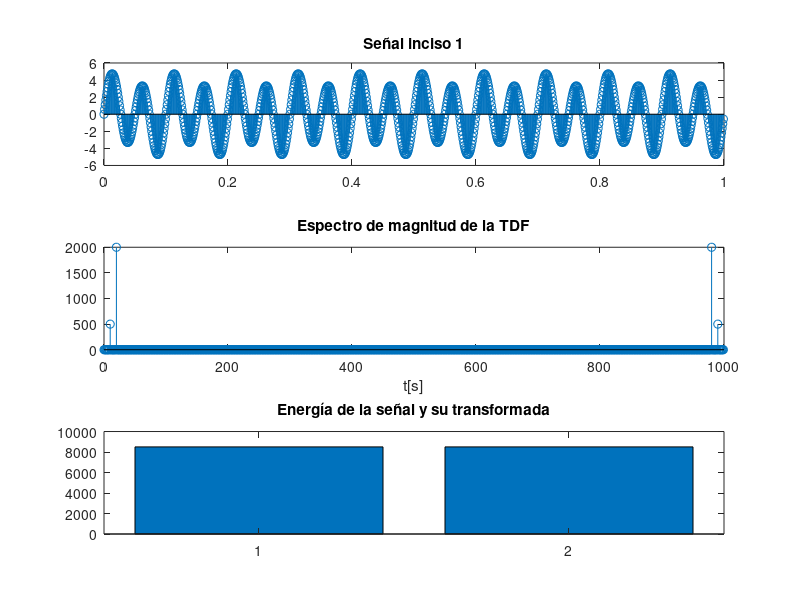
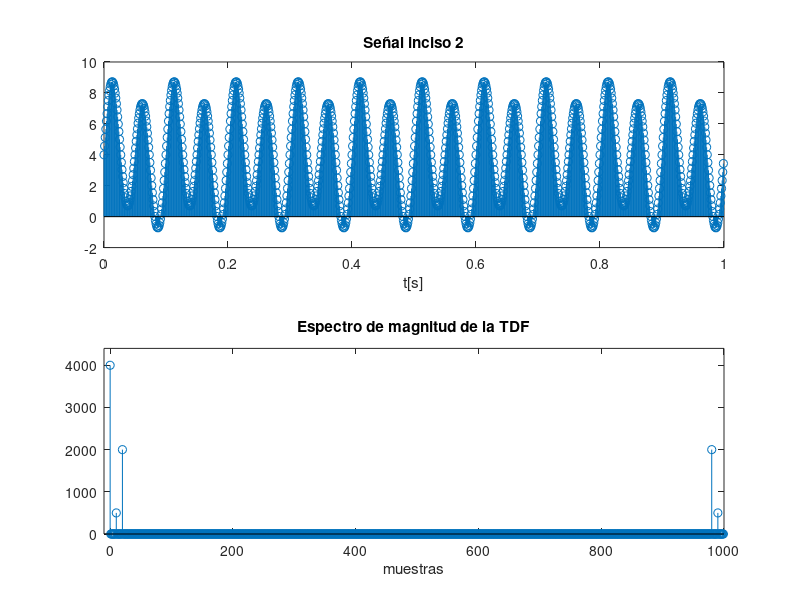
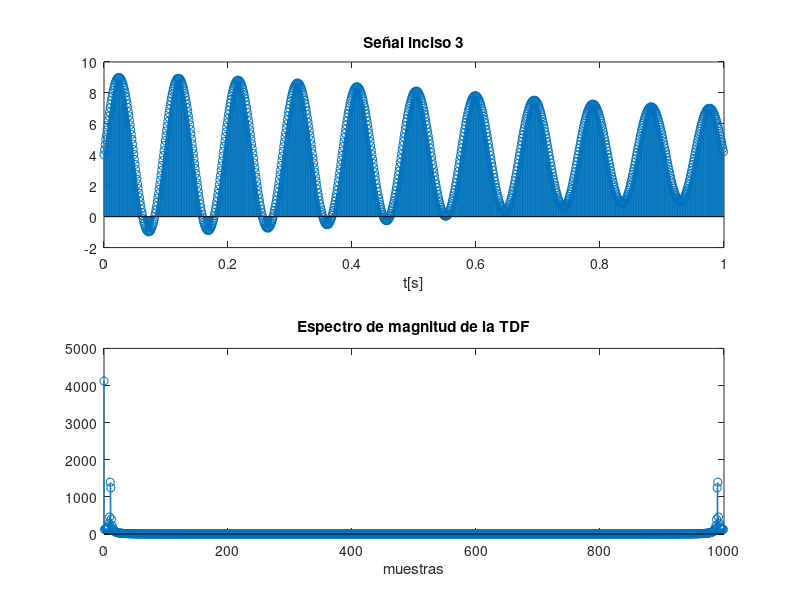
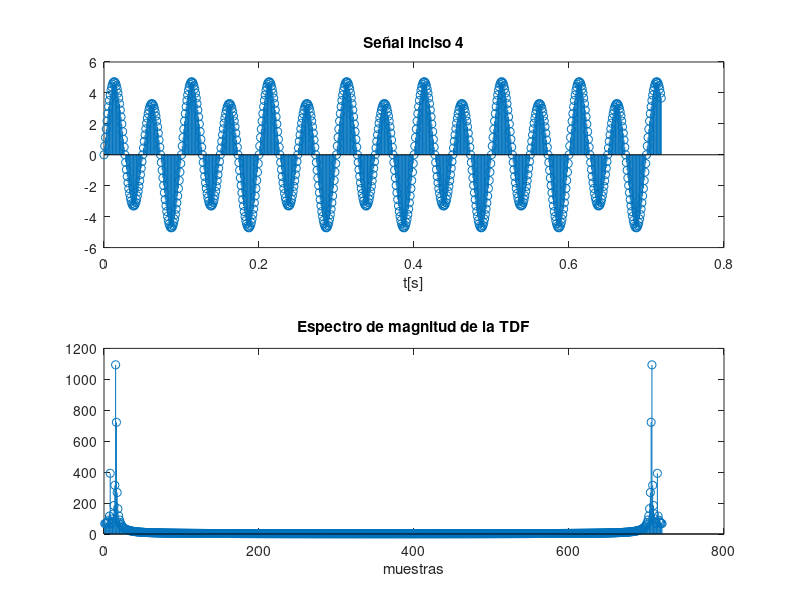

Write MATLAB code to recreate these figures, in order.
%% Guia 1 - Ejercicio de laboratorio 13
%
%% Inciso 1
% Genere una señal
%
% $$g(t) = \sin(2 \pi f_1 t) + 4 \sin(2 \pi f_2 t) $$
%
% con $f_1=10\,Hz$ y $f_2=20\,Hz$ y obtenga su versión discreta con
% período de muestreo $T_m = 0.001 \, seg$ en el intervalo de tiempo
% $t = [0,...,1)$.
clear all;
close all;

% Configuración de los parámetros

f1 = 10; f2 = 20;
tm = 0.001; fm = 1/tm;
t = [0:tm:1-tm];

% Generación de la señal en su versión discreta

s = sin(2*pi*f1*t)+4*sin(2*pi*f2*t);

S = fft(s);

N = length(s);
f = [0:fm/N:fm-fm/N];

subplot(3,1,1),stem(t,s); title('Señal inciso 1');
subplot(3,1,2);stem(f,abs(S)); title('Espectro de magnitud de la TDF');
xlabel('muestras');

% Verifico relación de Parseval, las energíasas tienen que ser iguales.
es = sum(s.^2);
eS = sum(abs(S).^2)/N;

fprintf('Energia de la señal: %f\n', es); xlabel('t[s]');
fprintf('Energia de la transformada: %f\n', eS);
subplot(3,1,3);bar([es eS]); title('Energía de la señal y su transformada');

%% Inciso 2
% Modifico s[n] de forma tal que $g(t) = \sin(2 \pi f_1 t) + 4 \sin(2 \pi f_2 t) + 4$
% Se puede ver que en el espectro de magnitud de  esta nueva señal existe 
% una componente en la frecuencia cero, que corresponde a la constante que se agregó.

s1 = sin(2*pi*f1*t)+4*sin(2*pi*f2*t)+4;
S1 = fft(s1);
figure;
subplot(2,1,1),stem(t,s1); title('Señal inciso 2'); xlabel('t[s]');
subplot(2,1,2);stem(f,abs(S1)); title('Espectro de magnitud de la TDF');
xlabel('muestras');
axis([-10, length(s1), 0, max(S1)*1.1]); % Acomodo los ejes



%% Inciso 3
% Modifico las frecuencias de las señales seno de forma tal que $f_1 = 10\,Hz$ y $f2=10.5\,Hz$.
% Nuestra resolucion frecuencial es 1 Hz, por lo que no vemos correctamente la senoidal de 10,5 Hz.

figure;
f2 = 10.5;
s1 = sin(2*pi*f1*t)+4*sin(2*pi*f2*t)+4;
S1 = fft(s1);
subplot(2,1,1),stem(t,s1); title('Señal inciso 3'); xlabel('t[s]');
subplot(2,1,2);stem(f,abs(S1)); title('Espectro de magnitud de la TDF');
xlabel('muestras');

%% Inciso 4
% Modico el intervalo de tiempo de análisis de la siguiente manera
% $t=[0,...,0.72) \, seg$. De esta forma, la resolución frecuencial se ve
% modificada a $\Delta f = 1.3889 \, Hz$. Dado que las frecuencias $f_1$ y $f_2$ no son
% múltiplos de $\Delta f$, no hay una única componente del espectro de
% magnitud que represente a cada una de las frecuencias de las senoidales.

figure;
t = [0:tm:0.72-tm];
f2 = 20; % Vuelvo f2 a su valor inicial
s1 = sin(2*pi*f1*t)+4*sin(2*pi*f2*t);

N = length(s1);
deltaf = 1/(tm*N);

fprintf('Resolución frecuencial de %.4f Hz\n',deltaf);

S1 = fft(s1);
subplot(2,1,1),stem(t,s1); title('Señal inciso 4'); xlabel('t[s]');
N = length(s1);
%f = [0:fm/N:fm-fm/N];
subplot(2,1,2);stem(abs(S1)); title('Espectro de magnitud de la TDF');
xlabel('muestras');

